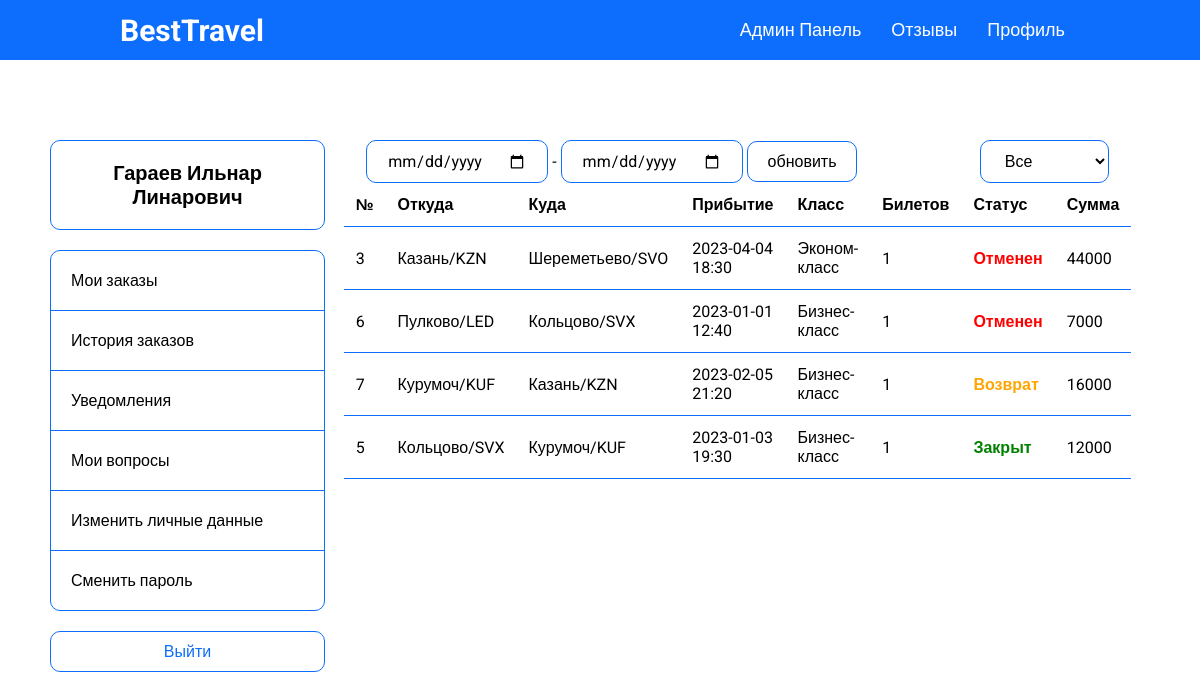
/history-page.php (signed in), run on the app's committed database.
### tables this page shows
CREATE TABLE `bookings` (
  `book_id` int(11) NOT NULL,
  `flight_id` int(11) NOT NULL,
  `surname` varchar(50) NOT NULL,
  `name` varchar(50) NOT NULL,
  `patronymic` varchar(50) NOT NULL,
  `gender_id` int(11) NOT NULL,
  `birth_date` date NOT NULL,
  `document` varchar(50) NOT NULL,
  `booking_date` timestamp NOT NULL DEFAULT CURRENT_TIMESTAMP,
  `class_id` int(11) NOT NULL,
  `contact_email` varchar(50) NOT NULL,
  `contact_phone` varchar(50) NOT NULL,
  `user_id` int(11) DEFAULT NULL,
  `seat_id` int(11) DEFAULT NULL,
  `total_amount` int(111) NOT NULL
);

CREATE TABLE `airports` (
  `airport_id` int(11) NOT NULL,
  `airport_name` varchar(255) NOT NULL,
  `city_id` int(11) NOT NULL,
  `airport_code` varchar(11) NOT NULL
);

CREATE TABLE `flights` (
  `flight_id` int(11) NOT NULL,
  `scheduled_departure` datetime NOT NULL,
  `scheduled_arrival` datetime NOT NULL,
  `departure_airport` int(11) NOT NULL,
  `arrival_airport` int(11) NOT NULL,
  `status_id` int(11) NOT NULL,
  `aircraft_id` int(11) NOT NULL,
  `price` int(11) NOT NULL,
  `actual_departure` datetime DEFAULT NULL,
  `actual_arrival` datetime DEFAULT NULL
);

CREATE TABLE `classes` (
  `class_id` int(11) NOT NULL,
  `class` varchar(20) NOT NULL,
  `class_code` varchar(10) NOT NULL
);

### functions/methods.php (called while the page is built)
<?php
    class Methods
    {
        public function pagination($array, $max, $page) {
            $max_results = $max;
            $pages = count($array) < $max_results ? 0 : ceil(count($array) / $max_results);
            $offset = $max_results * ($page - 1);
            $items = array_slice($array, $offset, $max_results);
            return ['array' => $items, 'pages' => $pages];
        }
        public function convDate($date) {
            $x = new DateTime($date);
            return $x->format('Y-m-d');
        }
        public function convTime($date) {
            $x = new DateTime($date);
            return $x->format('H:i');
        }
  }
  $mtd = new Methods;
?>

### database/requests.php (called while the page is built, shortened)
<?php
function getAll($string)
{
    require 'connect.php';
    $data = mysqli_query($connect, $string);
    if (mysqli_num_rows($data) > 0) {
        return mysqli_fetch_all($data, MYSQLI_ASSOC);
    } else {
        return false;
    }
}
class ApiProvider
{
    public function getHistoryBookings($user_id, $status)
    {
        return getAll("
        select b.flight_id,
        from_a.airport_name as from_a, from_a.airport_code as from_n,
        to_a.airport_name as to_a, to_a.airport_code as to_n,
        b.booking_date, f.scheduled_arrival,
        c.class, c.class_code, s.status, count(b.flight_id) as count,
        b.total_amount, t.ticket_id from bookings b
        left join flights f on f.flight_id = b.flight_id
        left join airports from_a on from_a.airport_id = f.departure_airport
        left join airports to_a on to_a.airport_id = f.arrival_airport
        left join tickets t on t.book_id = b.book_id
        left join users u on u.user_id = b.user_id
        left join statuses s on s.status_id = f.status_id
        left join classes c on c.class_id = b.class_id
        where b.user_id = '$user_id' and f.status_id != '1' and s.status like '%$status%'
        group by b.flight_id
        order by b.booking_date desc
      ");
    }
}
?>

### templates/user-history.php (the view, shortened to what this page needs)
<?php
    if ($array_data) {
        $pagination = $mtd->pagination($array_data, $page_count, $_GET['page']);
        $array_data = $pagination['array'];
    }
?>
<?php if($array_data): ?>
    <table class='history-table'>
        <tr class='history-tr'>
            <th>№</th>
            <th>Откуда</th>
            <th>Куда</th>
            <th>Прибытие</th>
            <th class="hide-tr">Класс</th>
            <th>Билетов</th>
            <th>Статус</th>
            <th>Сумма</th>
        </tr>
        <?php foreach($array_data as $item): ?>
            <tr class='history-tr'>
                <td><?= $item['flight_id'] ?></td>
                <td><?= $item['from_a'] ?>/<?= $item['from_n'] ?></td>
                <td><?= $item['to_a'] ?>/<?= $item['to_n'] ?></td>
                <td>
                    <?= $mtd->convDate($item['scheduled_arrival']) ?>
                    <?= $mtd->convTime($item['scheduled_arrival']) ?>
                </td>
                <td class="hide-tr"><?= $item['class'] ?></td>
                <td><?= $item['count'] ?></td>
                <td>
                    <?php if($item['status'] == 'Cancelled'): ?>
                        <p class='cancelled'>Отменен</p>
                    <?php elseif($item['ticket_id'] == null): ?>
                        <p class='refund'>Возврат</p>
                    <?php elseif($item['status'] == 'Landed'): ?>
                        <p class='landed'>Закрыт</p>
                    <?php endif; ?>
                </td>
                <td><?= $item['total_amount'] ?> </td>
            </tr>
        <?php endforeach; ?>
    </table>
<?php else: ?>
    <h2 class="tac">Нет данных</h2>
<?php endif; ?>

### assets/css/style.css (style rules this page uses)
* { margin: 0; padding: 0; box-sizing: border-box; font-family: 'Roboto', sans-serif; }
html { scroll-behavior: smooth; }
body { overflow-x: hidden; }
.history-table { width: 90%; border-collapse: collapse; margin: 0 auto; }
.history-tr > th, td { border: solid #0d6efd; border-width: 0 0 1px 0; }
.history-tr > th, td { text-align: left; padding: 12px; }
.refund, .landed, .cancelled { font-weight: bold; }
.refund { color: orange; display: flex; align-items: center; }
.landed { color: green; }
.cancelled { color: red; }

### data on the page
bookings: flight "5", airports.airport_name "Кольцово", airports.airport_code "SVX", airports.airport_name "Курумоч", airports.airport_code "KUF", flight.scheduled_arrival "2023-01-03", flight.scheduled_arrival "19:30", class.class "Бизнес-класс", count "1", shows "Закрыт", total_amount "12000"

### other printed values
$user['surname'] "Гараев"
$user['name'] "Ильнар"
$user['patronymic'] "Линарович"
$item['flight_id'] "3"
$item['from_a'] "Казань"
$item['from_n'] "KZN"
$item['to_a'] "Шереметьево"
$item['to_n'] "SVO"
$mtd->convDate($item['scheduled_arrival']) "2023-04-04"
$mtd->convTime($item['scheduled_arrival']) "18:30"
$item['class'] "Эконом-класс"
$item['count'] "1"
$item['total_amount'] "44000"
$item['flight_id'] "6"
$item['from_a'] "Пулково"
